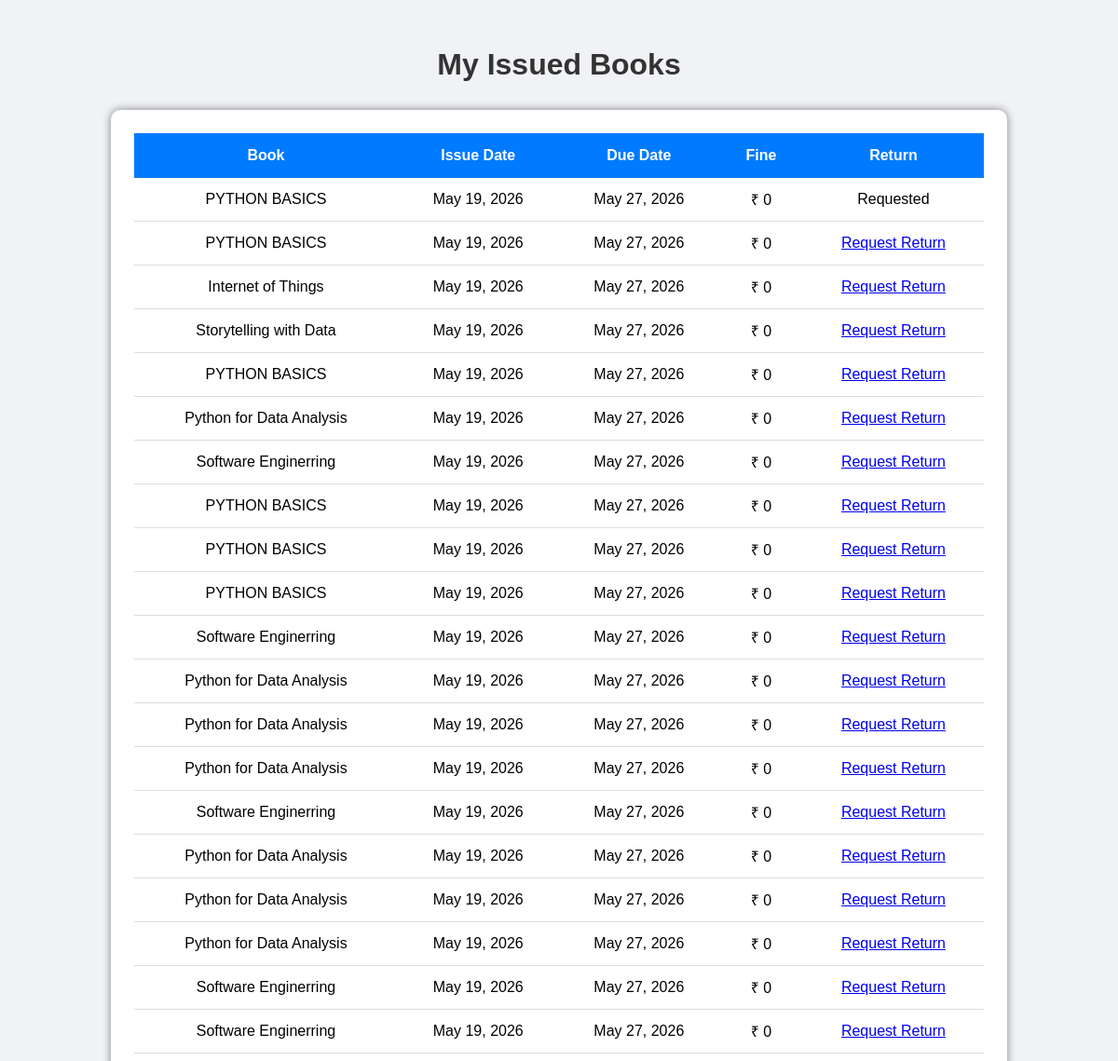
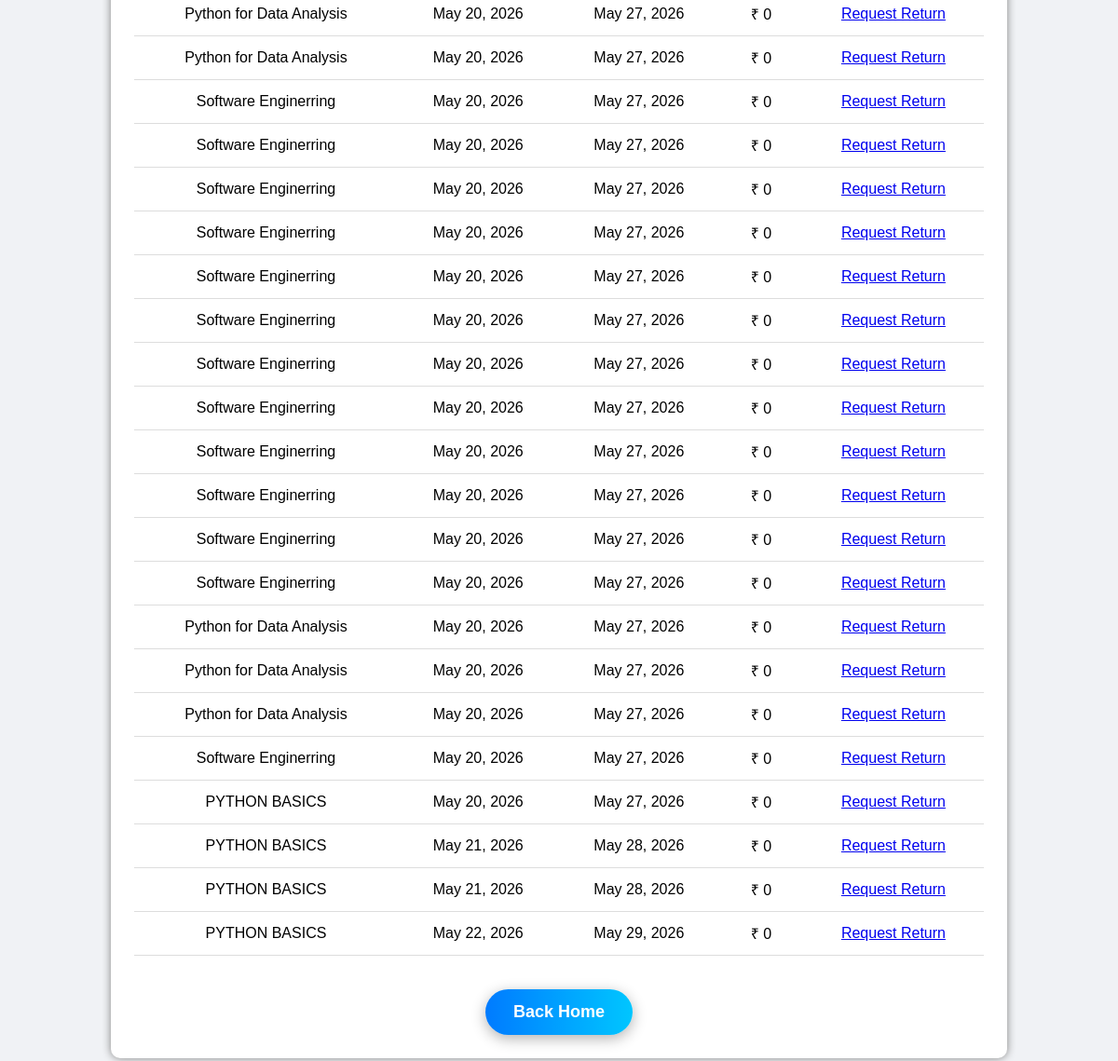
The page /my-books/ (signed in) on the database as committed earlier (2 pictures, top to bottom).
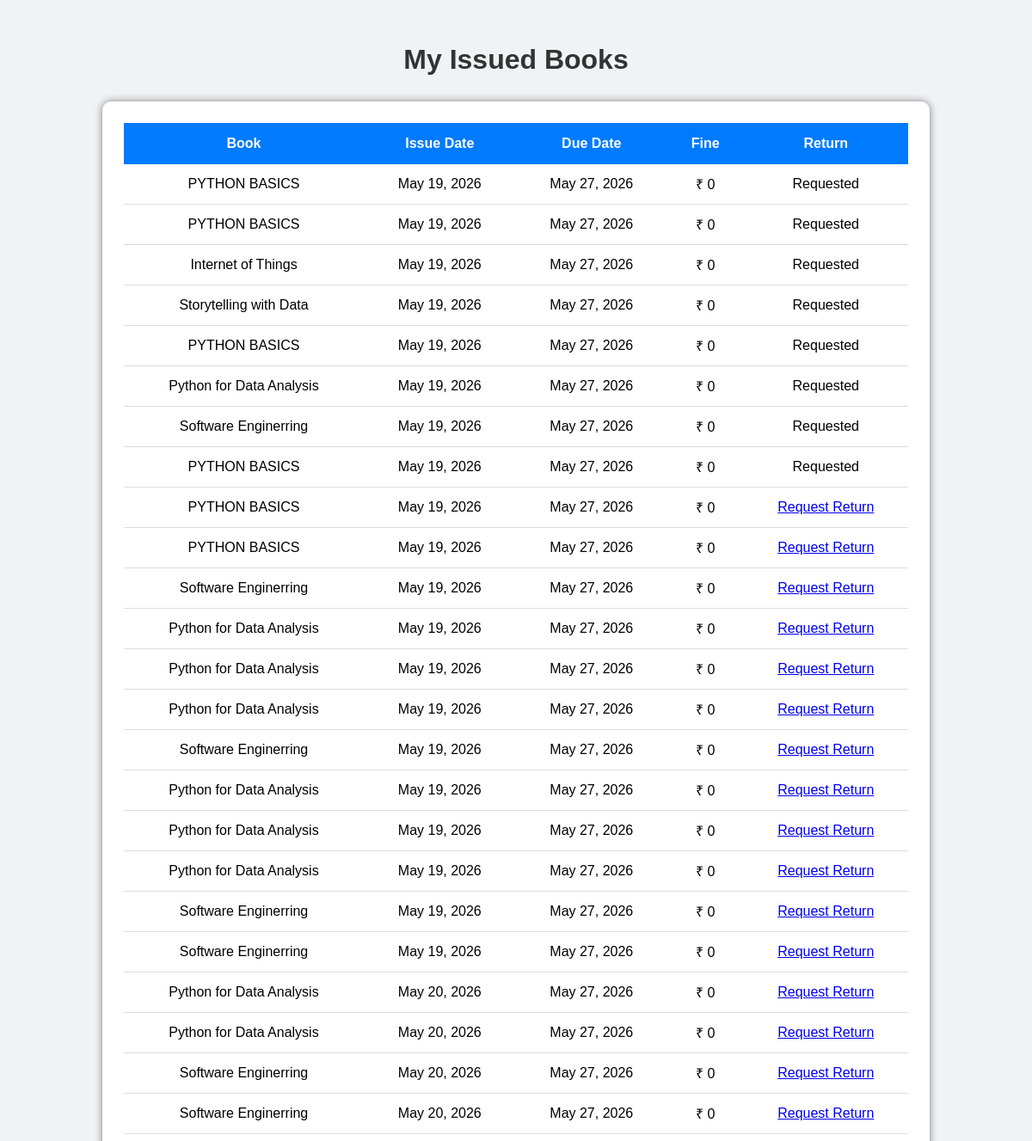
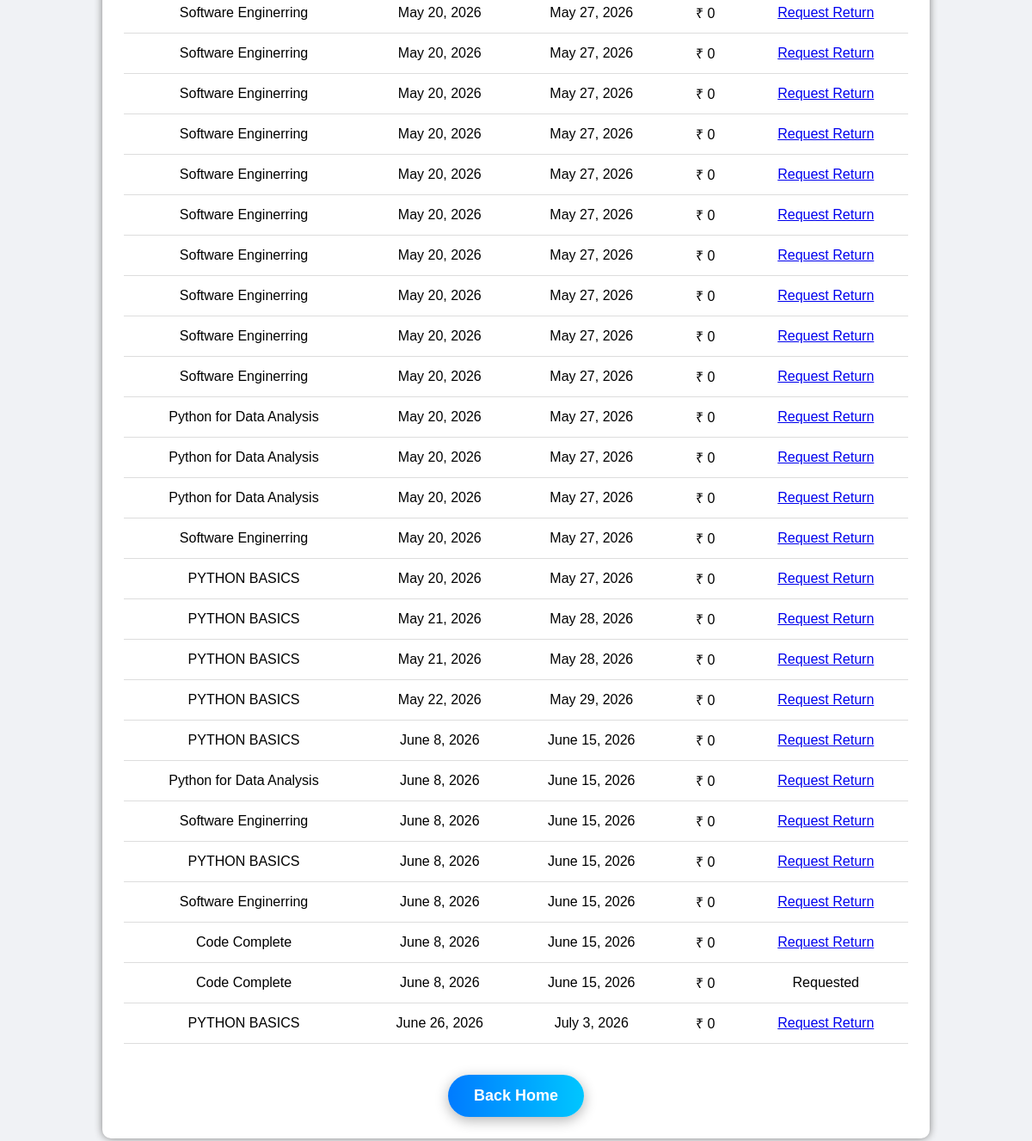
The same page on the database as committed later (2 pictures, top to bottom).
### transactions/models.py (models this page shows, shortened)
class IssueBook(models.Model):
    student = models.ForeignKey(CustomUser,on_delete=models.CASCADE)
    book = models.ForeignKey(Book,on_delete=models.CASCADE)
    issue_date = models.DateField(default=timezone.now)
    due_date = models.DateField(default=timezone.now() + timedelta(days=7))
    fine = models.IntegerField(default=0)
    return_request = models.BooleanField(default=False)

### books/models.py (models this page shows, shortened)
class Book(models.Model):
    title = models.CharField(max_length=200)
    author = models.CharField(max_length=100)
    isbn = models.CharField(max_length=20)
    quantity = models.IntegerField()
    category = models.CharField(max_length=100)

### transactions/views.py (the view)
# urls.py: path('my-books/', views.my_books, name='my_books'),
def my_books(request):
    books = IssueBook.objects.filter(
        student=request.user
    )
    return render(request, 'my_books.html', {
        'books': books
    })

### accounts/templates/my_books.html (shortened to what this page needs)
<!DOCTYPE html>
<html>
<head>
</head>
<body>
    <h1>My Issued Books</h1>
    <div class="table-container">
        <table>
    <tr>
        <th>Book</th>
        <th>Issue Date</th>
        <th>Due Date</th>
        <th>Fine</th>
        <th>Return</th>
    </tr>
    {% for item in books %}
    <tr>
        <td>{{ item.book.title }}</td>
        <td>{{ item.issue_date }}</td>
        <td>{{ item.due_date }}</td>
        <td>₹ {{ item.fine }}</td>
        <td>
            {% if item.return_request == False %}
                <a href="/request-return/{{ item.id }}/">
                    Request Return
                </a>
            {% else %}
                Requested
            {% endif %}
        </td>
    </tr>
    {% endfor %}
</table>
 <br><br>
<div style="text-align:center;">
    <a href="/student-dashboard/"
       class="home-btn">
        Back Home
    </a>
</div>

Rows that differ between the two databases and show on the page:
changed IssueBook (number 2 of 50 on the later page): return_request "Request Return" → "Requested"
changed IssueBook "Internet of Things": return_request "Request Return" → "Requested"
changed IssueBook "Storytelling with Data": return_request "Request Return" → "Requested"
changed IssueBook (number 5 of 50 on the later page): return_request "Request Return" → "Requested"
changed IssueBook (number 6 of 50 on the later page): return_request "Request Return" → "Requested"
changed IssueBook (number 7 of 50 on the later page): return_request "Request Return" → "Requested"
changed IssueBook (number 8 of 50 on the later page): return_request "Request Return" → "Requested"
added IssueBook: book "PYTHON BASICS", issue_date "June 8, 2026", due_date "June 15, 2026", fine "0"
added IssueBook: book "Python for Data Analysis", issue_date "June 8, 2026", due_date "June 15, 2026", fine "0"
added IssueBook: book "Software Enginerring", issue_date "June 8, 2026", due_date "June 15, 2026", fine "0"
added IssueBook: book "PYTHON BASICS", issue_date "June 8, 2026", due_date "June 15, 2026", fine "0"
added IssueBook: book "Software Enginerring", issue_date "June 8, 2026", due_date "June 15, 2026", fine "0"
added IssueBook: book "Code Complete", issue_date "June 8, 2026", due_date "June 15, 2026", fine "0"
added IssueBook: book "Code Complete", issue_date "June 8, 2026", due_date "June 15, 2026", fine "0", return_request "Requested"
added IssueBook: book "PYTHON BASICS", issue_date "June 26, 2026", due_date "July 3, 2026", fine "0"
